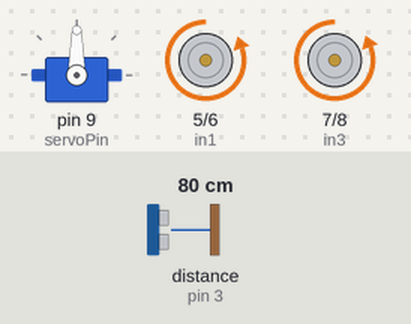
A sketch run on a simulated Arduino Uno, built with avr-gcc and run on an emulated ATmega328P. Shown: servo, motor-driver pin pairs drawn as motors (green arrow = first pin HIGH = forward, orange = second pin HIGH = backward, longer = more drive). Wiring (inferred from the names in the program): ultrasonic range finder: trigger pin 2; echo pin 3. Inputs (shaded band) come from the test bench; at power-on: distance to the obstacle (sensor on pin 3) 80 cm. The echo pulse lasts 58.3 µs per cm.

Above: at 1.2 s.
1.3 s: distance to the obstacle (sensor on pin 3) set to 28 cm
2.8 s: distance to the obstacle (sensor on pin 3) set to 23 cm
At 3.2 s:
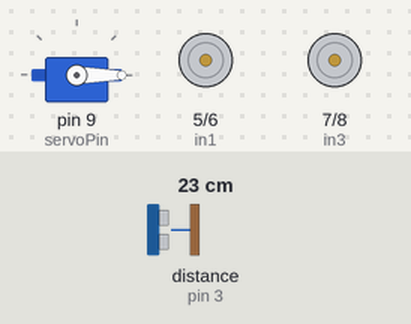
At 3.7 s:
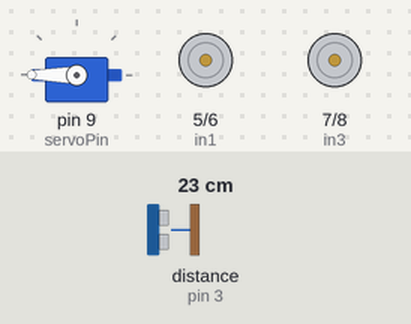
5.8 s: distance to the obstacle (sensor on pin 3) set to 35 cm
At 6.2 s:
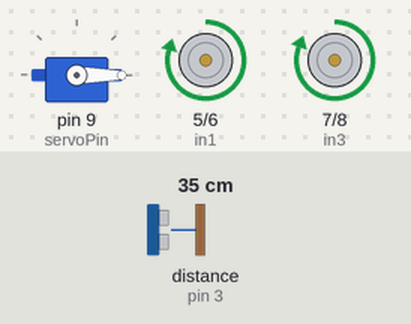
Timing chart, 0 to 8.8 s (numbered marks = the images above; inputs shaded):
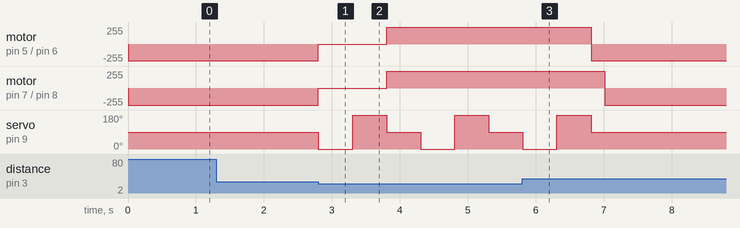

Measured:
- the behaviour switches between 26 and 25 cm on distance to the obstacle (sensor on pin 3) (found by bisection; images 0 and 1)
- after the input at 1.3 s, every drawn part: stays the same
- after the input at 2.8 s, motor on pin 5 (in1) / pin 6 (in2): backward 253/255 → stopped at once, → forward 250/255 1.0 s later; motor on pin 7 (in3) / pin 8 (in4): backward 255/255 → stopped at once, → forward 255/255 1.0 s later
- after the input at 5.8 s, motor on pin 5 (in1) / pin 6 (in2): forward 250/255 → backward 253/255 after 1.0 s; motor on pin 7 (in3) / pin 8 (in4): forward 255/255 → backward 255/255 after 1.2 s; servo on pin 9 (servoPin): goes on until 6.8 s, then stays 90°

The sketch:

tranhvatcan2.ino
```cpp
#include <Servo.h>
Servo myservo;
const int servoPin = 9;
const int in1 = 5; //bánh phải lùi
const int in2 = 6;  //bánh phải tiến
const int in3 = 7;  //bánh trái lùi
const int in4 = 8; //bánh trái tiến
const int trig = 2;
const int echo = 3;
unsigned long time;
float distance, leftdistance, rightdistance;
float khoangcachvatcan = 25;  // khoảng cách phát hiện vật cản

void setup() {
pinMode(in1, OUTPUT);
pinMode(in2, OUTPUT);
pinMode(in3, OUTPUT);
pinMode(in4, OUTPUT);
pinMode(trig, OUTPUT);
pinMode(echo, INPUT);
myservo.attach(servoPin);
myservo.write(90);
}

void loop() {
  dokhoangcach();
  if(distance > khoangcachvatcan) tien();
  else{
    dung();
    quaycbsangphai();
    rightdistance = distance;
    quaycbsangtrai();
    leftdistance = distance;
    while (rightdistance < 25 && leftdistance < 25) {
      lui();
      quaycbsangphai();
      rightdistance = distance;
      quaycbsangtrai();
      leftdistance = distance;
    }
    if(rightdistance > leftdistance) rephai();
    else retrai();
  }
}


void lui(){
  analogWrite(in1, 250);
  digitalWrite(in2, LOW);
  digitalWrite(in3, HIGH);
  digitalWrite(in4, LOW);
  delay(500);
}

void tien(){
  digitalWrite(in1, LOW);
  analogWrite(in2, 253);
  digitalWrite(in3, LOW);
  digitalWrite(in4, HIGH);
}

void dung(){
  digitalWrite(in1, LOW);
  digitalWrite(in2, LOW);
  digitalWrite(in3, LOW);
  digitalWrite(in4, LOW);
}

void retrai(){
  digitalWrite(in1, LOW);
  analogWrite(in2, 250);
  digitalWrite(in3, HIGH); //bánh trái lùi để rẽ phải
  digitalWrite(in4, LOW);
  delay(200);
}

void rephai(){
  analogWrite(in1, 250); //bánh phải lùi để rẽ trái
  digitalWrite(in2, LOW);
  digitalWrite(in3, LOW);
  digitalWrite(in4, HIGH);
  delay(200);
}

void dokhoangcach() {
  digitalWrite(trig, LOW);
  delayMicroseconds(2);
  digitalWrite(trig, HIGH);
  delayMicroseconds(10);
  digitalWrite(trig, LOW);

  unsigned long duration = pulseIn(echo, HIGH);
  if (duration == 0)
    distance = khoangcachvatcan + 1; // ngoài vùng cảm biến = đi tiếp
  else
    distance = duration / 2.0 / 29.138;
}

void quaycbsangphai(){
    myservo.write(0);              // tell servo to go to position in variable 'pos'
    delay(500);
    dokhoangcach();
    myservo.write(90);
}

void quaycbsangtrai(){
    myservo.write(180);              // tell servo to go to position in variable 'pos'
    delay(500);
    dokhoangcach();
    myservo.write(90);              // tell servo to go to position in variable 'pos'
}
```
